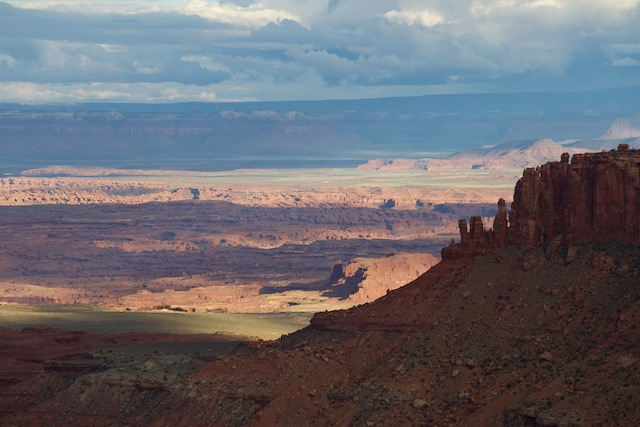
#> input picture Activity2/SampleImages/canyonlands.jpg, 640 x 427 px
$ python Script7.py
#> lines starting #> are read from the running program, lines starting #| are printed output that depends on the picture
import cv2
import numpy as np

img = cv2.imread("SampleImages/canyonlands.jpg")
#> img is the input picture: shape (427, 640, 3); mean B, G, R 111.6, 105.2, 106.6
gImg = cv2.cvtColor(img, cv2.COLOR_BGR2GRAY)
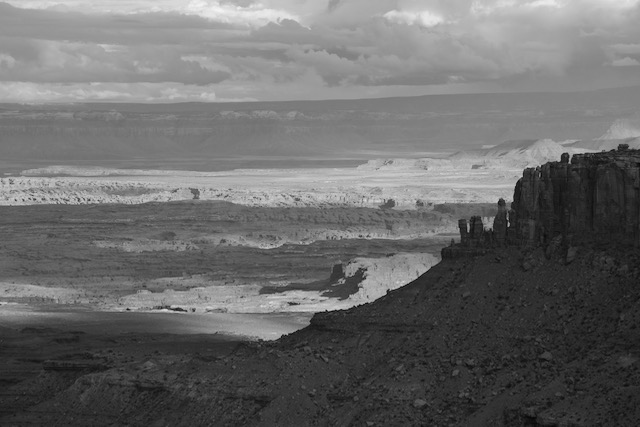
#> gImg: shape (427, 640); min 5, max 244, mean 106.3

(height, width, depth) = img.shape
#> height = 427; width = 640; depth = 3

mask = np.zeros((height, width, 1), np.uint8)
mask[50:int(height/2),50:int(width/2)] = 255

maskedImg1 = cv2.bitwise_and(gImg, mask)
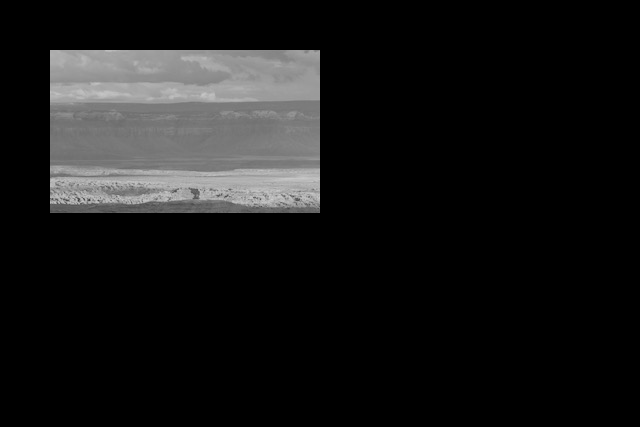
#> maskedImg1: shape (427, 640); min 0, max 206, mean 22.7
cv2.imshow("Original", gImg)
cv2.imshow("Masked", maskedImg1)
cv2.waitKey(0)

colorMask = cv2.merge( (mask, mask, mask) )
maskedImg2 = cv2.bitwise_and(img, colorMask)
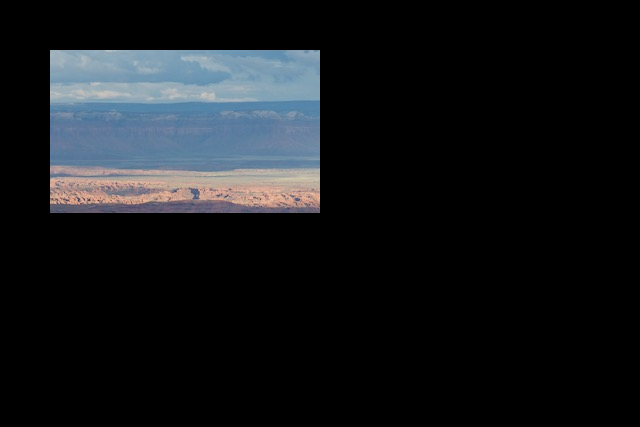
#> maskedImg2: shape (427, 640, 3); mean B, G, R 26, 23.1, 20.5

cv2.imshow("Original", img)
cv2.imshow("Masked", maskedImg2)

cv2.waitKey(0)
cv2.destroyAllWindows()

$ run again, with Activity2/SampleImages/landscape1.jpg copied over Activity2/SampleImages/canyonlands.jpg
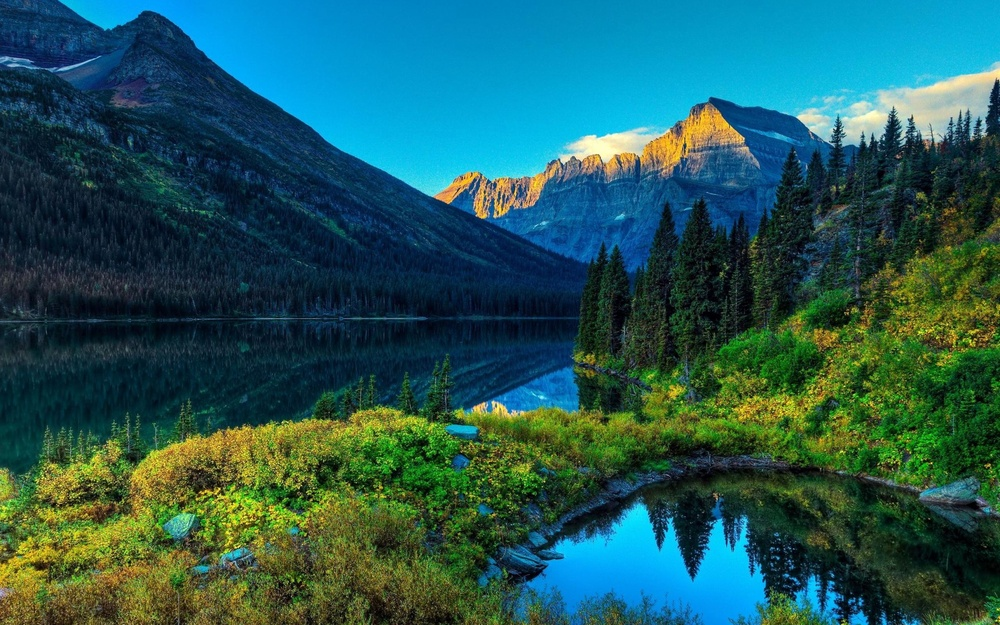
#> input picture Activity2/SampleImages/landscape1.jpg, 1000 x 625 px, shrunk from 2560 x 1600 before the run
#> img is the input picture: shape (625, 1000, 3); mean B, G, R 87.6, 88.5, 35.6
#> `gImg = cv2.cvtColor(img, cv2.COLOR_BGR2GRAY)`:
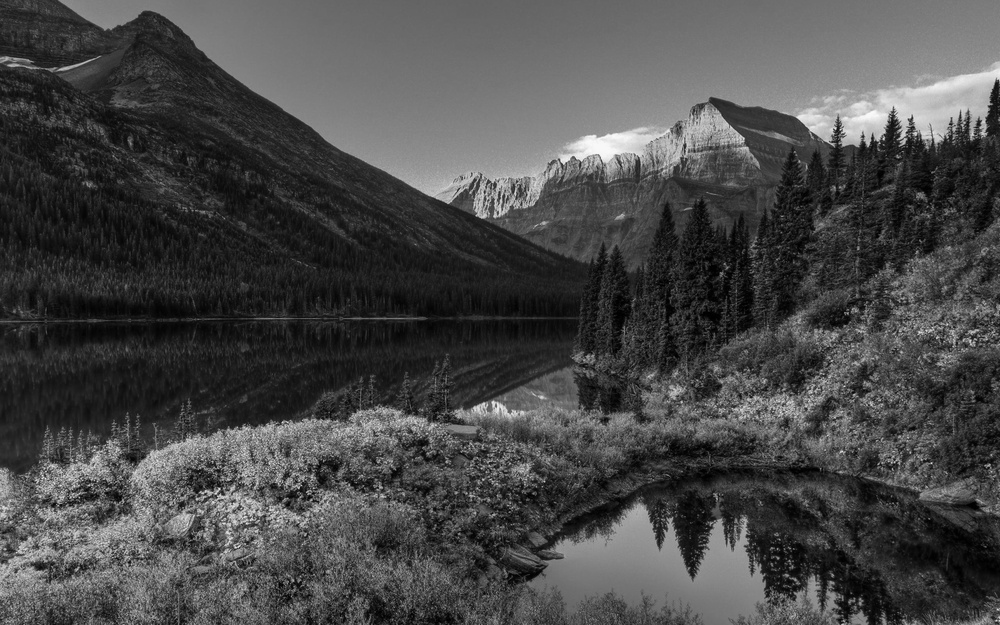
#> gImg: shape (625, 1000); min 0, max 250, mean 72.5
#> `maskedImg2 = cv2.bitwise_and(img, colorMask)`:
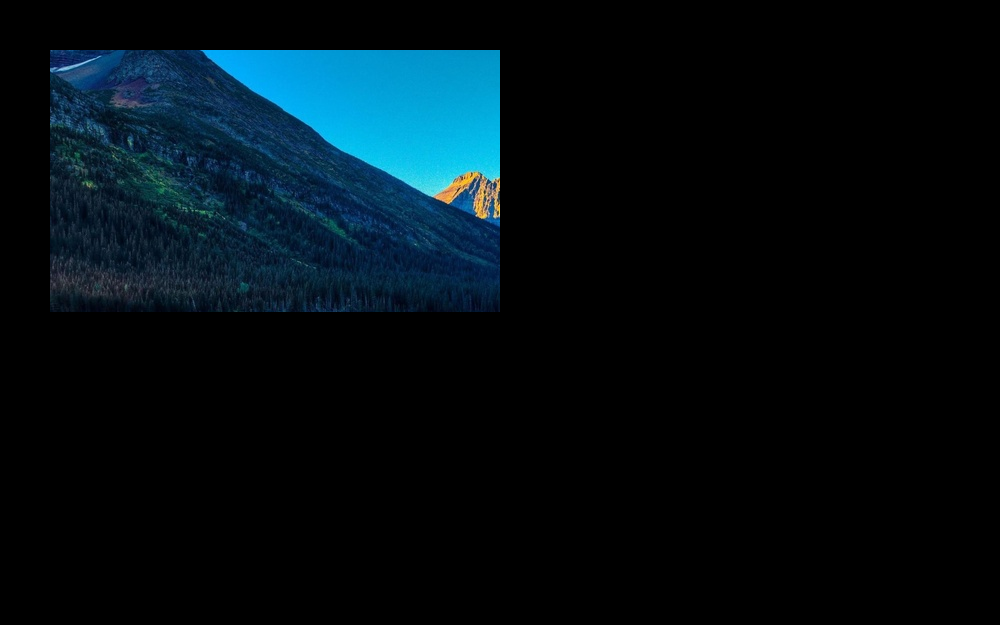
#> maskedImg2: shape (625, 1000, 3); mean B, G, R 19.3, 13.6, 2.3

$ run again, with Activity2/SampleImages/mightyMidway.jpg copied over Activity2/SampleImages/canyonlands.jpg
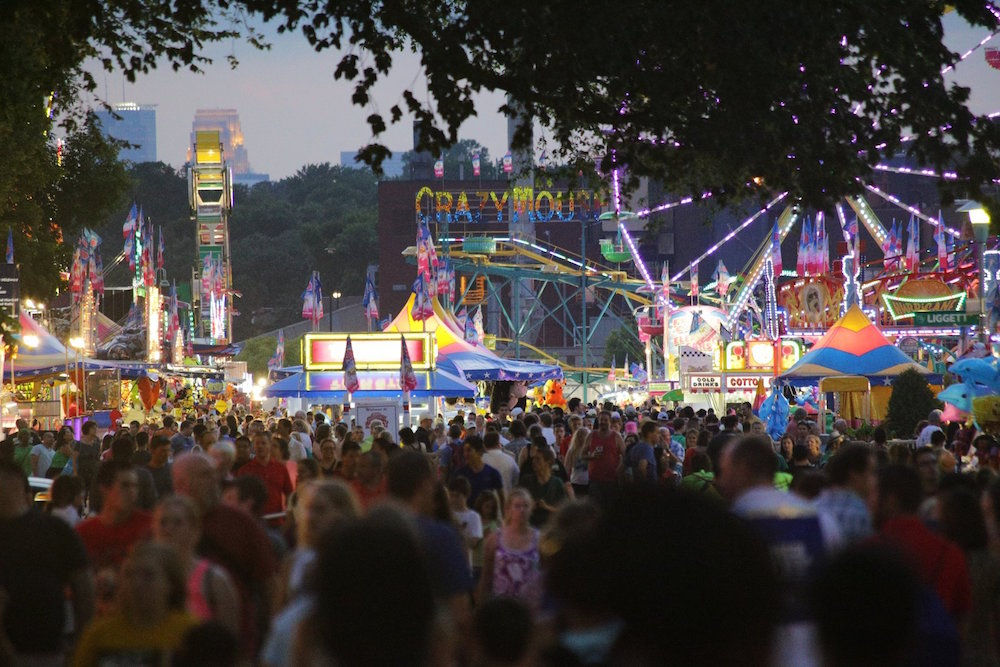
#> input picture Activity2/SampleImages/mightyMidway.jpg, 1000 x 667 px
#> img is the input picture: shape (667, 1000, 3); mean B, G, R 66.6, 67.6, 74.2
#> `gImg = cv2.cvtColor(img, cv2.COLOR_BGR2GRAY)`:
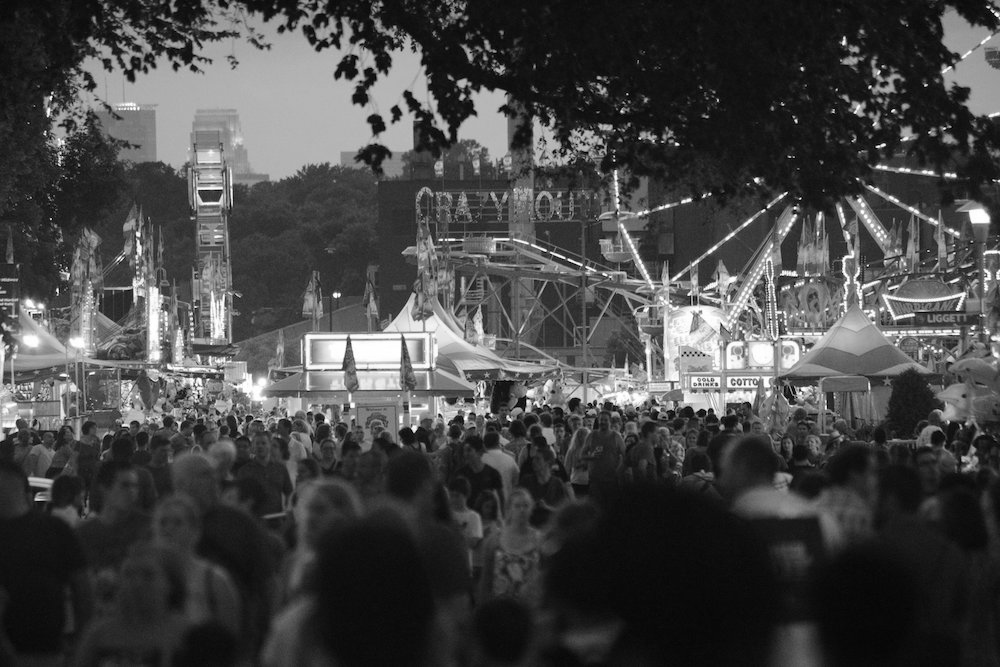
#> gImg: shape (667, 1000); min 0, max 255, mean 69.5
#> `maskedImg2 = cv2.bitwise_and(img, colorMask)`:
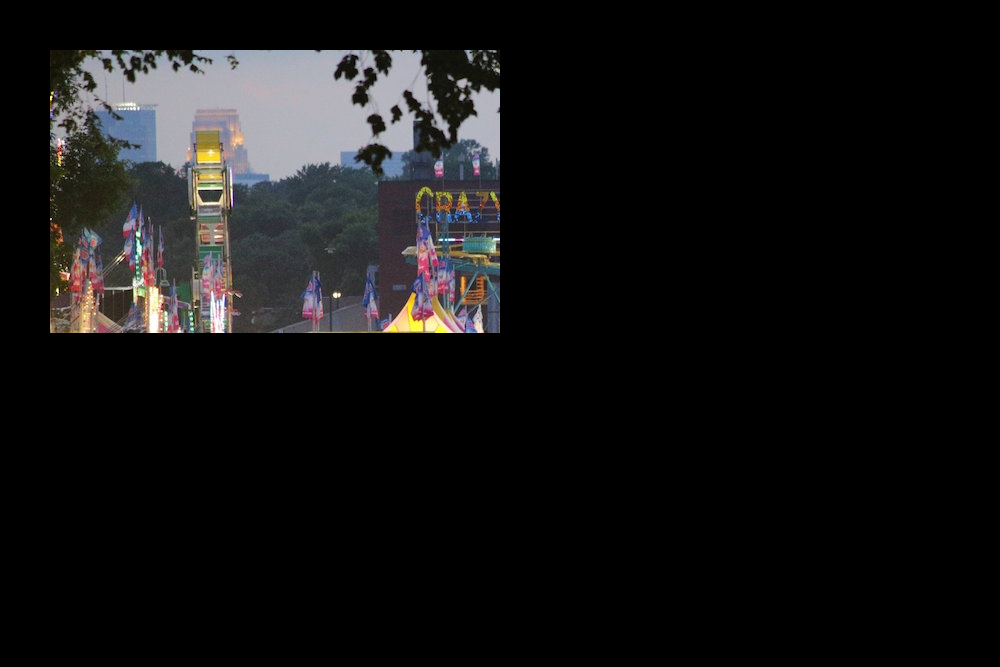
#> maskedImg2: shape (667, 1000, 3); mean B, G, R 19.8, 19.4, 19.9
